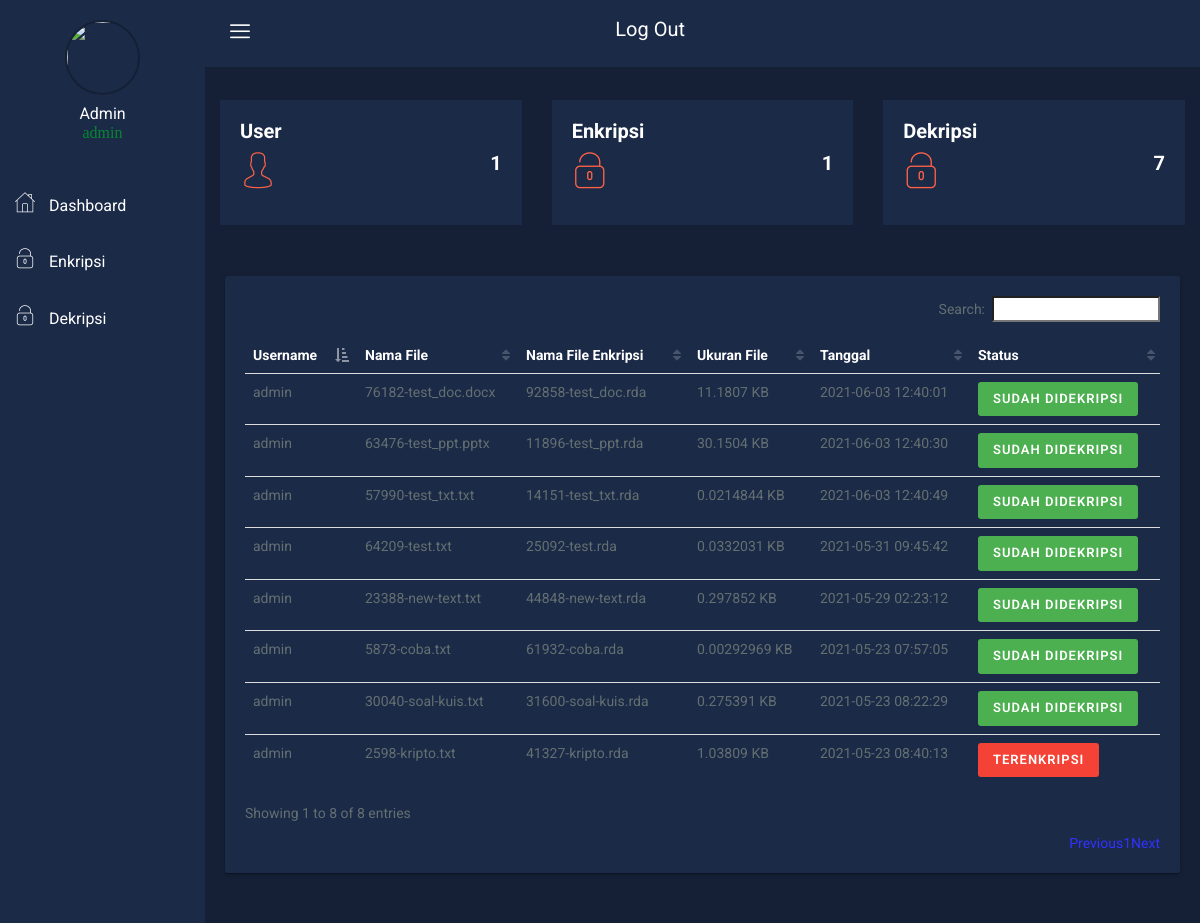
/kripto_file/dashboard/index.php (signed in), run on the app's committed database.
### tables this page shows
CREATE TABLE `users` (
  `username` varchar(15) NOT NULL,
  `password` varchar(100) DEFAULT NULL,
  `fullname` varchar(50) DEFAULT NULL,
  `job_title` varchar(50) DEFAULT NULL,
  `join_date` timestamp NULL DEFAULT NULL,
  `last_activity` timestamp NULL DEFAULT NULL,
  `status` enum('1','2') DEFAULT NULL
);

CREATE TABLE `file` (
  `id_file` int(11) NOT NULL,
  `username` varchar(15) DEFAULT NULL,
  `file_name_source` varchar(255) DEFAULT NULL,
  `file_name_finish` varchar(255) DEFAULT NULL,
  `file_url` varchar(255) DEFAULT NULL,
  `file_size` float DEFAULT NULL,
  `password` varchar(16) DEFAULT NULL,
  `tgl_upload` timestamp NULL DEFAULT NULL,
  `status` enum('1','2') DEFAULT NULL,
  `keterangan` varchar(255) DEFAULT NULL
);

### kripto_file/dashboard/index.php (the view, shortened to what this page needs)
<?php
include('../config.php');
?>
<!DOCTYPE html>
<html>
<?php
$user = $_SESSION['username'];
$query = mysqli_query($connect,"SELECT fullname,job_title,last_activity FROM users WHERE username='$user'");
$data = mysqli_fetch_array($query);
?>
<head>
    <link rel="stylesheet" href="css/bootstrap.min.css">
    <link rel="stylesheet" href="css/font-awesome.min.css">
    <link rel="stylesheet" href="css/nalika-icon.css">
    <link rel="stylesheet" href="css/owl.carousel.css">
    <link rel="stylesheet" href="css/owl.theme.css">
    <link rel="stylesheet" href="css/owl.transitions.css">
    <link rel="stylesheet" href="css/animate.css">
    <link rel="stylesheet" href="css/normalize.css">
    <link rel="stylesheet" href="css/meanmenu.min.css">
    <link rel="stylesheet" href="css/main.css">
    <link rel="stylesheet" type="text/css" href="../assets/css/main.css">
    <link rel="stylesheet" href="css/morrisjs/morris.css">
    <link rel="stylesheet" href="css/scrollbar/jquery.mCustomScrollbar.min.css">
    <link rel="stylesheet" href="css/metisMenu/metisMenu.min.css">
    <link rel="stylesheet" href="css/metisMenu/metisMenu-vertical.css">
    <link rel="stylesheet" href="css/calendar/fullcalendar.min.css">
    <link rel="stylesheet" href="css/calendar/fullcalendar.print.min.css">
    <link rel="stylesheet" href="style.css">
    <link rel="stylesheet" href="css/responsive.css">
</head>
<body>
        <div class="left-sidebar-pro">
            <nav id="sidebar" class="">
                <div class="nalika-profile">
                    <div class="profile-dtl">
                        <a href="index.php"><img src="..\assets\assets\images\ars.png" alt="" /></a>
                        <h2><?php echo $data['fullname']; ?><p class="designation icon" style="color:#068731;"><?php echo $data['job_title']; ?></p></h2>
                    </div>
                </div>
                <div class="left-custom-menu-adp-wrap comment-scrollbar">
                    <nav class="sidebar-nav left-sidebar-menu-pro">
                        <ul class="metismenu" id="menu1">
                            <li class="active">
                                <a class="nav-link" href="index.php">
                                    <i class="icon nalika-home icon-wrap"></i>
                                    <span class="mini-click-non">Dashboard</span>
                                </a>
                            </li>
                            <li>
                                <a class="nav-link" href="enkripsi.php" aria-expanded="false"><i class="icon nalika-unlocked icon-wrap"></i> <span class="mini-click-non">Enkripsi</span></a>
                            </li>
                            <li>
                                <a class="nav-link" href="dekripsi.php" aria-expanded="false"><i class="icon nalika-unlocked icon-wrap"></i> <span class="mini-click-non">Dekripsi</span></a>
                            </li>
                        </ul>
                    </nav>
                </div>
            </nav>
        </div>
    <div class="all-content-wrapper">
        <div class="container-fluid">
            <div class="row">
                <div class="col-lg-12 col-md-12 col-sm-12 col-xs-12">
                    <div class="logo-pro">
                        <a href="index.php"><img class="main-logo" src="img/logo/logo.png" alt="" /></a>
                    </div>
                </div>
            </div>
        </div>
        <div class="header-advance-area">
            <div class="header-top-area">
                <div class="container-fluid">
                    <div class="row">
                        <div class="col-lg-12 col-md-12 col-sm-12 col-xs-12">
                            <div class="header-top-wraper">
                                <div class="row">
                                    <div class="col-lg-1 col-md-0 col-sm-1 col-xs-12">
                                        <div class="menu-switcher-pro">
                                            <button type="button" id="sidebarCollapse" class="btn bar-button-pro header-drl-controller-btn btn-info navbar-btn">
                                            <i class="icon nalika-menu-task"></i>
                                          </button>
                                        </div>
                                    </div>
                                    <div class="col-lg-5 col-md-5 col-sm-12 col-xs-12">
                                        <div class="header-right-info">
                                            <ul class="nav navbar-nav mai-top-nav header-right-menu">
                                                <li class="nav-item">
                                                    <a href="logout.php"> Log Out</a>
                                                </li>
                                            </ul>
                                        </div>
                                    </div>
                                </div>
                            </div>
                        </div>
                    </div>
                </div>
            </div>
        <div class="section-admin container-fluid">
            <div class="row admin text-center">
                <div class="col-md-12">
                    <div class="row">
                        <div class="col-lg-4 col-md-3 col-sm-3 col-xs-12">
                        <br><br>
                            <div class="admin-content analysis-progrebar-ctn res-mg-t-15">
                                <h4 class="text-left text-uppercase"><b>User</b></h4>
                                <div class="row vertical-center-box vertical-center-box-tablet">
                                    <div class="col-xs-3 mar-bot-15 text-left">
                                        <h1><i class="icon nalika-user icon-wrap" style="color:tomato;"></i></h1>
                                    </div>
                                    <div class="col-xs-9 cus-gh-hd-pro">
                                        <?php
                                            $query = mysqli_query($connect,"SELECT count(*) totaluser FROM users");
                                            $datauser = mysqli_fetch_array($query);
                                        ?>
                                        <h2 class="text-right no-margin"><?php echo $datauser['totaluser']; ?></h2>
                                    </div>
                                </div>
                            </div>
                        </div>
                        <div class="col-lg-4 col-md-3 col-sm-3 col-xs-12" style="margin-bottom:1px;">
                        <br><br>
                            <div class="admin-content analysis-progrebar-ctn res-mg-t-30">
                                <h4 class="text-left text-uppercase"><b>Enkripsi</b></h4>
                                <div class="row vertical-center-box vertical-center-box-tablet">
                                    <div class="text-left col-xs-3 mar-bot-15">
                                        <h1><i class="icon nalika-unlocked icon-wrap" style="color:tomato;"></i></h1>
                                    </div>
                                    <div class="col-xs-9 cus-gh-hd-pro">
                                        <?php
                                            $query = mysqli_query($connect,"SELECT count(*) totalencrypt FROM file WHERE status='1'");
                                            $dataencrypt = mysqli_fetch_array($query);
                                        ?>
                                        <h2 class="text-right no-margin"><?php echo $dataencrypt['totalencrypt']; ?></h2>
                                    </div>
                                </div>
                            </div>
                        </div>
                        <div class="col-lg-4 col-md-3 col-sm-3 col-xs-12">
                        <br><br>
                            <div class="admin-content analysis-progrebar-ctn res-mg-t-30">
                                <h4 class="text-left text-uppercase"><b>Dekripsi</b></h4>
                                <div class="row vertical-center-box vertical-center-box-tablet">
                                    <div class="text-left col-xs-3 mar-bot-15">
                                        <h1><i class="icon nalika-unlocked icon-wrap" style="color:tomato;"></i></h1>
                                    </div>
                                    <div class="col-xs-9 cus-gh-hd-pro">
                                        <?php
                                            $query = mysqli_query($connect,"SELECT count(*) totaldecrypt FROM file WHERE status='2'");
                                            $datadecrypt = mysqli_fetch_array($query);
                                        ?>
                                        <h2 class="text-right no-margin"><?php echo $datadecrypt['totaldecrypt']; ?></h2>
                                    </div>
                                </div>
                            </div>
                        </div>
                    </div>
                </div>
            </div>
        </div>
        <section class="breadcome-list">
        <div class="card">
            <div class="card-body">
              <div class="table-responsive" style="color:#646f71;">
                <table id="file" class="table striped">
                  <thead>
                      <tr>
                        <td style="color:#fff;"><strong>Username</strong></td>
                        <td style="color:#fff;"><strong>Nama File</strong></td>
                        <td style="color:#fff;"><strong>Nama File Enkripsi</strong></td>
                        <td style="color:#fff;"><strong>Ukuran File</strong></td>
                        <td style="color:#fff;"><strong>Tanggal</strong></td>
                        <td style="color:#fff;"><strong>Status</strong></td>
                      </tr>
                    </thead>
                    <tbody>
                      <?php
                        $query = mysqli_query($connect,"SELECT * FROM file");
                        while ($data = mysqli_fetch_array($query)) { ?>
                        <tr>
                          <td><?php echo $data['username']; ?></td>
                          <td><?php echo $data['file_name_source']; ?></td>
                          <td><?php echo $data['file_name_finish']; ?></td>
                          <td><?php echo $data['file_size']; ?> KB</td>
                          <td><?php echo $data['tgl_upload']; ?></td>
                          <td><?php if ($data['status'] == 1) {
                            echo "<span class='btn btn-danger'>Terenkripsi</span>";
                          }elseif ($data['status'] == 2) {
                            echo "<span class='btn btn-success'>Sudah Didekripsi</span>";
                          }else {
                            echo "<span class='btn btn-danger'>Status Tidak Diketahui</span>";
                          }
                          ?></td>
                        </tr>
                        <?php
                      } ?>
                  </tbody>
                </table>
            </div>
          </div>
        </section>
    </div>
</body>
</html>

### kripto_file/dashboard/css/main.css (style rules this page uses)
html { color: #222; font-size: 1em; line-height: 1.4; }
audio, canvas, iframe, img, svg, video { vertical-align: middle; }

### kripto_file/dashboard/css/metisMenu/metisMenu-vertical.css (style rules this page uses)
.sidebar-nav { background: #fff; }
.sidebar-nav ul { padding: 0; margin: 0; list-style: none; background: #1b2a47; }
.sidebar-nav .metismenu { background: #1b2a47; display: -webkit-box; display: -ms-flexbox; display: flex; -webkit-box-orient: vertical; -webkit-box-direction: normal; -ms-flex-direction: column; flex-direction: column; }
.sidebar-nav .metismenu li + li { margin-top: 5px; }
.sidebar-nav .metismenu li:first-child { margin-top: 5px; }
.sidebar-nav .metismenu li:last-child { margin-bottom: 5px; }
.sidebar-nav .metismenu > li { display: -webkit-box; display: -ms-flexbox; display: flex; -webkit-box-orient: vertical; -webkit-box-direction: normal; -ms-flex-direction: column; flex-direction: column; position: relative; }
.sidebar-nav .metismenu a { position: relative; display: block; padding: 13px 15px; color: #fff; outline-width: 0; transition: all .3s ease-out; font-size:16px; }
.sidebar-nav .metismenu li .icon-wrap { margin-right:10px; font-size:20px; }

### data on the page
users: fullname "Admin", job_title "admin"
file: username "admin", file_name_source "76182-test_doc.docx", file_name_finish "92858-test_doc.rda", file_size "11.1807", tgl_upload "2021-06-03 12:40:01", status "SUDAH DIDEKRIPSI"
file: username "admin", file_name_source "63476-test_ppt.pptx", file_name_finish "11896-test_ppt.rda", file_size "30.1504", tgl_upload "2021-06-03 12:40:30", status "SUDAH DIDEKRIPSI"
file: username "admin", file_name_source "57990-test_txt.txt", file_name_finish "14151-test_txt.rda", file_size "0.0214844", tgl_upload "2021-06-03 12:40:49", status "SUDAH DIDEKRIPSI"
file: username "admin", file_name_source "64209-test.txt", file_name_finish "25092-test.rda", file_size "0.0332031", tgl_upload "2021-05-31 09:45:42", status "SUDAH DIDEKRIPSI"
file: username "admin", file_name_source "23388-new-text.txt", file_name_finish "44848-new-text.rda", file_size "0.297852", tgl_upload "2021-05-29 02:23:12", status "SUDAH DIDEKRIPSI"
file: username "admin", file_name_source "5873-coba.txt", file_name_finish "61932-coba.rda", file_size "0.00292969", tgl_upload "2021-05-23 07:57:05", status "SUDAH DIDEKRIPSI"
file: username "admin", file_name_source "30040-soal-kuis.txt", file_name_finish "31600-soal-kuis.rda", file_size "0.275391", tgl_upload "2021-05-23 08:22:29", status "SUDAH DIDEKRIPSI"
file: username "admin", file_name_source "2598-kripto.txt", file_name_finish "41327-kripto.rda", file_size "1.03809", tgl_upload "2021-05-23 08:40:13", status "TERENKRIPSI"

### other printed values
$datauser['totaluser'] "1"
$dataencrypt['totalencrypt'] "1"
$datadecrypt['totaldecrypt'] "7"
